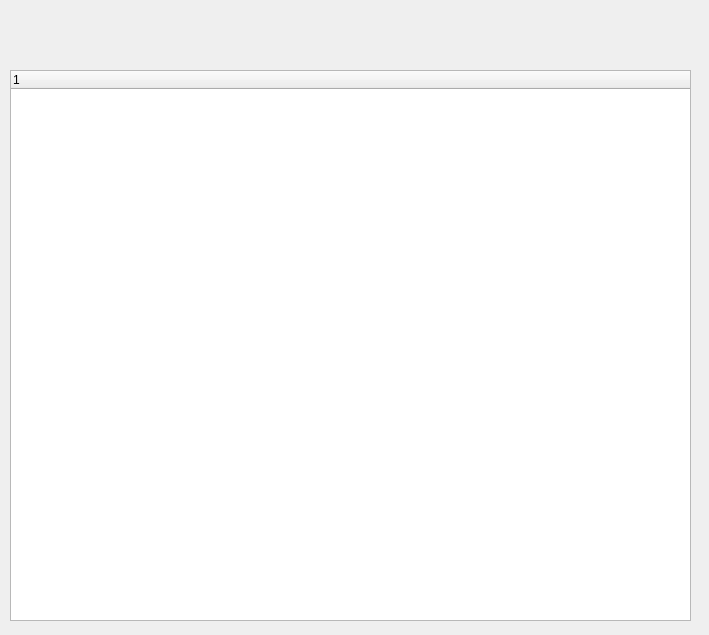
<?xml version="1.0" encoding="UTF-8"?>
<ui version="4.0">
 <class>NetworkObjectWizualizator</class>
 <widget class="QWidget" name="NetworkObjectWizualizator">
  <property name="geometry">
   <rect>
    <x>0</x>
    <y>0</y>
    <width>709</width>
    <height>635</height>
   </rect>
  </property>
  <property name="windowTitle">
   <string>Form</string>
  </property>
  <widget class="QTreeWidget" name="treeWidget">
   <property name="geometry">
    <rect>
     <x>10</x>
     <y>70</y>
     <width>681</width>
     <height>551</height>
    </rect>
   </property>
   <column>
    <property name="text">
     <string notr="true">1</string>
    </property>
   </column>
  </widget>
 </widget>
 <resources/>
 <connections/>
</ui>
